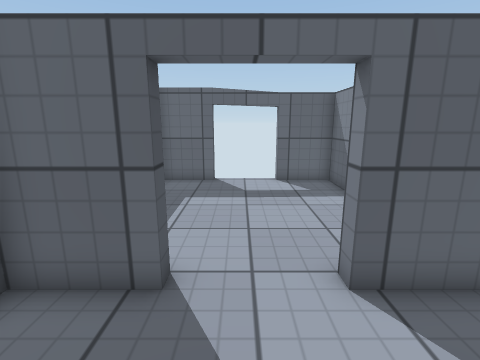
View 1 (above)

18 first-person views from a walk through a Unity game level. The camera is 1.3 m above the floor, tilts 12° down and sees 85° across. The floor is counted in squares, 0.5 m on a side. Each view is taken from the middle of a square. On the plan, view 1 faces up. The plan holds only what a view shows up to about 18 squares ahead; the rest is blank. Surface patterns are stand-ins for the level's own textures.

View 2
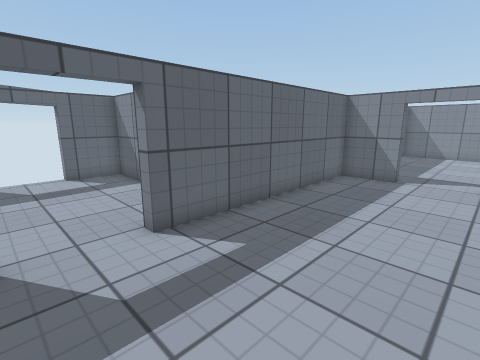

View 3
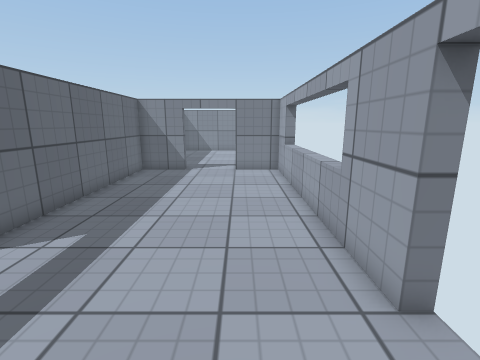

View 4
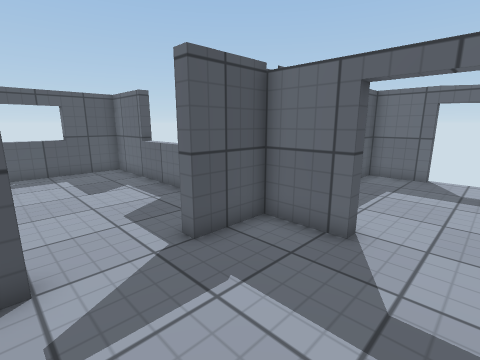

View 5
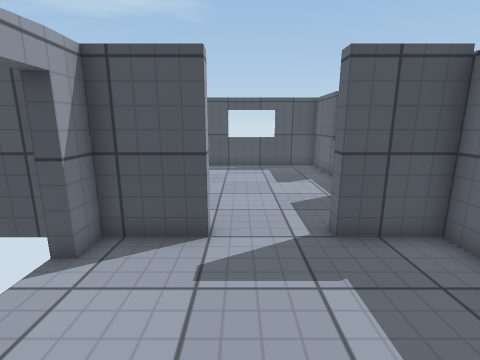

View 6
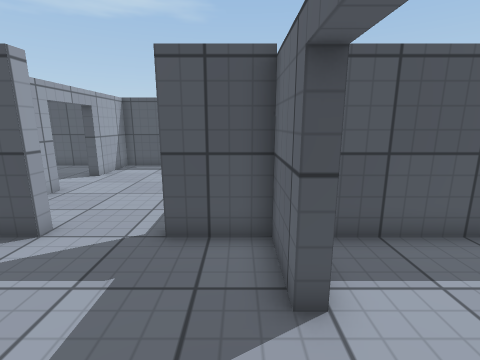

View 7
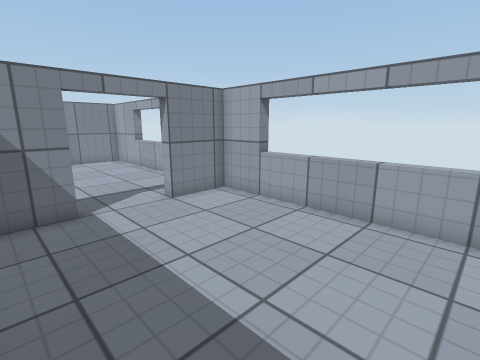

View 8
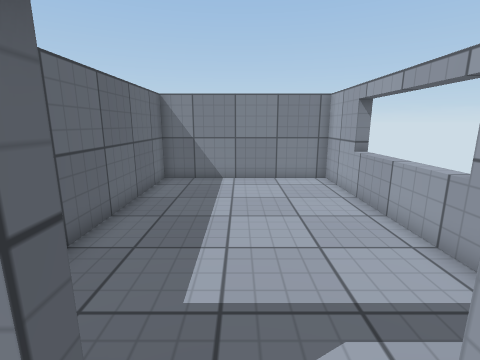

View 9
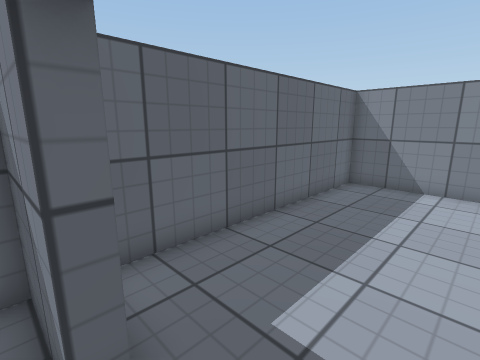

View 10
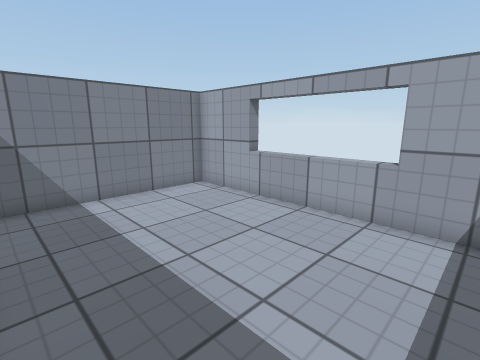

View 11
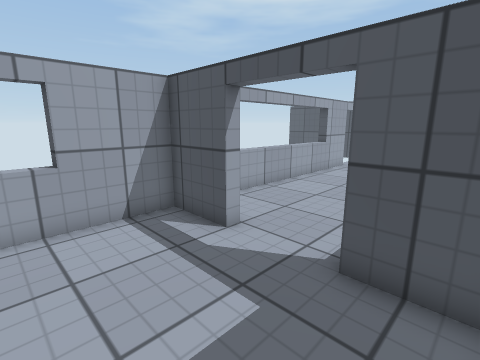

View 12
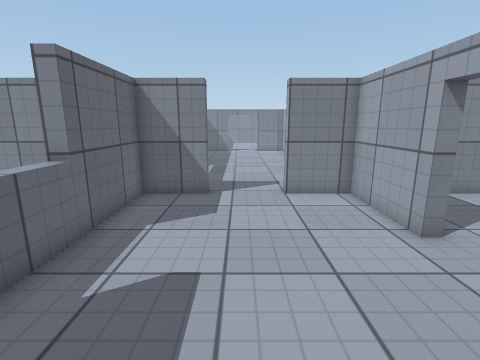

View 13
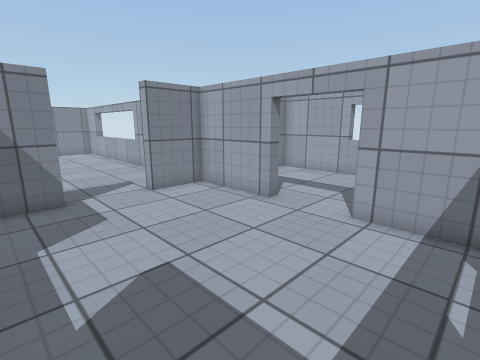

View 14
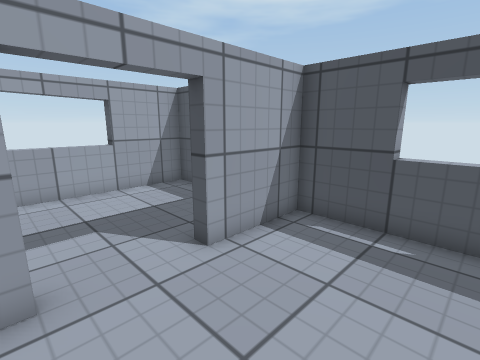

View 15
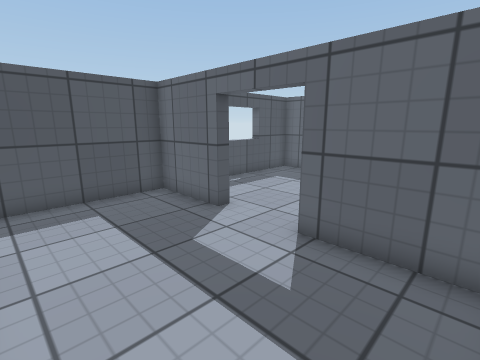

View 16
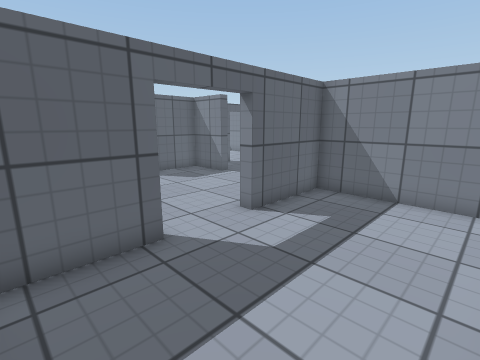

View 17
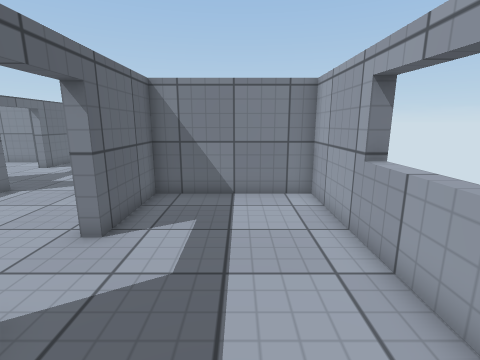

View 18
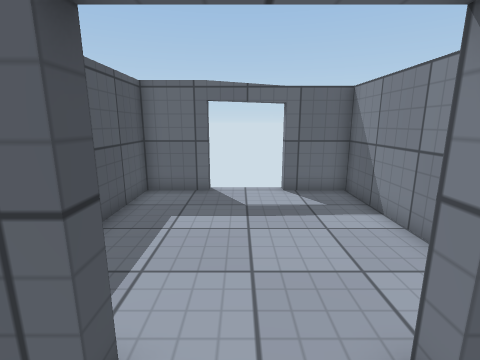

### Floor plan
Points are (right, up) in squares from view 1. A wall is a line through its corners. A room is listed if a view was taken in it or the views show most of it. See-through windows are left out.
Room 1 (views 1, 2, 3, 4, 5, 6, 7, 8, 18)
walls: (0.2, -4.9) (0.2, -4.3) (12.2, -4.3) (12.2, -1.7); (-1.2, 4.4) (-1.2, 3.7) (-3.7, 3.7) (-3.7, 1.2) (-4.2, 1.2); (12.2, 1.2) (12.2, 3.7) (1.8, 3.7) (1.8, 4.2); (-4.2, -1.7) (-3.7, -1.7) (-3.7, -4.3) (-2.7, -4.3) (-2.7, -4.8)
ways out: opening at (12.5, -0.5) to room 2; opening at (-4, 0) to room 3; opening at (0, 4) to room 5
Room 2 (views 9, 10, 11)
walls: (12.2, -1.7) (12.7, -1.7) (12.7, -4.3) (23.7, -4.3) (23.7, 3.7) (13.5, 3.7); (12.7, 3.1) (12.7, 1.2) (12.2, 1.2)
ways out: opening at (12.5, -0.5) to room 1
Room 3 (views 12, 13, 14)
walls: (-8.3, -4.3) (-4.2, -4.3) (-4.2, -1.7); (-4.2, 1.2) (-4.2, 3.7) (-14.7, 3.7) (-14.7, -4.3) (-11.2, -4.3)
ways out: opening at (-4, 0) to room 1; opening at (-9.5, -4.5) to room 4
Room 4 (views 15, 16, 17)
walls: (-11.2, -4.3) (-11.2, -4.8) (-14.7, -4.8) (-14.7, -10.8) (-4.2, -10.8) (-4.2, -4.8) (-8.3, -4.8) (-8.3, -4.3)
ways out: opening at (-9.5, -4.5) to room 3
Room 5 (no view inside)
walls: (4.3, 6.1) (4.3, 12.2) (1.8, 12.2) (1.8, 12.8); (-1.2, 12.9) (-1.2, 12.2) (-3.7, 12.2) (-3.7, 5.1)
ways out: opening at (0, 4) to room 1

Positions as (right, up) in squares from view 1, and headings:
1: (0, 0), facing up
2: (-1, -2), facing up-right
3: (-3, -2), facing right
4: (1, -2), facing up-left
5: (2, -1), facing left
6: (2, 3), facing left
7: (4, 3), facing down-right
8: (11, 0), facing right
9: (12, -1), facing up-right
10: (14, 3), facing down-right
11: (17, 3), facing down-left
12: (-14, 0), facing right
13: (-14, 3), facing down-right
14: (-8, 0), facing down-left
15: (-5, -10), facing up-left
16: (-14, -10), facing up-right
17: (-14, -8), facing right
18: (0, 2), facing up
